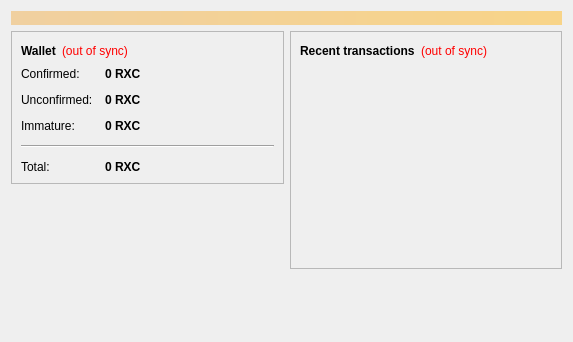
<?xml version="1.0" encoding="UTF-8"?>
<ui version="4.0">
 <class>OverviewPage</class>
 <widget class="QWidget" name="OverviewPage">
  <property name="geometry">
   <rect>
    <x>0</x>
    <y>0</y>
    <width>573</width>
    <height>342</height>
   </rect>
  </property>
  <property name="windowTitle">
   <string>Form</string>
  </property>
  <layout class="QVBoxLayout" name="topLayout">
   <item>
    <widget class="QLabel" name="labelAlerts">
     <property name="visible">
      <bool>false</bool>
     </property>
     <property name="styleSheet">
      <string notr="true">background-color: qlineargradient(x1: 0, y1: 0, x2: 1, y2: 0, stop:0 #F0D0A0, stop:1 #F8D488); color:#000000;</string>
     </property>
     <property name="wordWrap">
      <bool>true</bool>
     </property>
     <property name="margin">
      <number>3</number>
     </property>
    </widget>
   </item>
   <item>
    <layout class="QHBoxLayout" name="horizontalLayout" stretch="1,1">
     <item>
      <layout class="QVBoxLayout" name="verticalLayout_2">
       <item>
        <widget class="QFrame" name="frame">
         <property name="frameShape">
          <enum>QFrame::StyledPanel</enum>
         </property>
         <property name="frameShadow">
          <enum>QFrame::Raised</enum>
         </property>
         <layout class="QVBoxLayout" name="verticalLayout_4">
          <item>
           <layout class="QHBoxLayout" name="horizontalLayout_4">
            <item>
             <widget class="QLabel" name="label_5">
              <property name="font">
               <font>
                <weight>75</weight>
                <bold>true</bold>
               </font>
              </property>
              <property name="text">
               <string>Wallet</string>
              </property>
             </widget>
            </item>
            <item>
             <widget class="QLabel" name="labelWalletStatus">
              <property name="toolTip">
               <string>The displayed information may be out of date. Your wallet automatically synchronizes with the RoxoCoin network after a connection is established, but this process has not completed yet.</string>
              </property>
              <property name="styleSheet">
               <string notr="true">QLabel { color: red; }</string>
              </property>
              <property name="text">
               <string notr="true">(out of sync)</string>
              </property>
              <property name="alignment">
               <set>Qt::AlignLeading|Qt::AlignLeft|Qt::AlignVCenter</set>
              </property>
             </widget>
            </item>
            <item>
             <spacer name="horizontalSpacer_2">
              <property name="orientation">
               <enum>Qt::Horizontal</enum>
              </property>
              <property name="sizeHint" stdset="0">
               <size>
                <width>40</width>
                <height>20</height>
               </size>
              </property>
             </spacer>
            </item>
           </layout>
          </item>
          <item>
           <layout class="QFormLayout" name="formLayout_2">
            <property name="fieldGrowthPolicy">
             <enum>QFormLayout::AllNonFixedFieldsGrow</enum>
            </property>
            <property name="horizontalSpacing">
             <number>12</number>
            </property>
            <property name="verticalSpacing">
             <number>12</number>
            </property>
            <item row="0" column="0">
             <widget class="QLabel" name="label">
              <property name="text">
               <string>Confirmed:</string>
              </property>
             </widget>
            </item>
            <item row="0" column="1">
             <widget class="QLabel" name="labelBalance">
              <property name="font">
               <font>
                <weight>75</weight>
                <bold>true</bold>
               </font>
              </property>
              <property name="cursor">
               <cursorShape>IBeamCursor</cursorShape>
              </property>
              <property name="toolTip">
               <string>Your current spendable balance</string>
              </property>
              <property name="text">
               <string notr="true">0 RXC</string>
              </property>
              <property name="textInteractionFlags">
               <set>Qt::LinksAccessibleByMouse|Qt::TextSelectableByKeyboard|Qt::TextSelectableByMouse</set>
              </property>
             </widget>
            </item>
            <item row="1" column="0">
             <widget class="QLabel" name="label_3">
              <property name="text">
               <string>Unconfirmed:</string>
              </property>
             </widget>
            </item>
            <item row="1" column="1">
             <widget class="QLabel" name="labelUnconfirmed">
              <property name="font">
               <font>
                <weight>75</weight>
                <bold>true</bold>
               </font>
              </property>
              <property name="cursor">
               <cursorShape>IBeamCursor</cursorShape>
              </property>
              <property name="toolTip">
               <string>Total of transactions that have yet to be confirmed, and do not yet count toward the spendable balance</string>
              </property>
              <property name="text">
               <string notr="true">0 RXC</string>
              </property>
              <property name="textInteractionFlags">
               <set>Qt::LinksAccessibleByMouse|Qt::TextSelectableByKeyboard|Qt::TextSelectableByMouse</set>
              </property>
             </widget>
            </item>
            <item row="2" column="0">
             <widget class="QLabel" name="labelImmatureText">
              <property name="text">
               <string>Immature:</string>
              </property>
             </widget>
            </item>
            <item row="2" column="1">
             <widget class="QLabel" name="labelImmature">
              <property name="font">
               <font>
                <weight>75</weight>
                <bold>true</bold>
               </font>
              </property>
              <property name="toolTip">
               <string>Mined balance that has not yet matured</string>
              </property>
              <property name="text">
               <string notr="true">0 RXC</string>
              </property>
              <property name="textInteractionFlags">
               <set>Qt::LinksAccessibleByMouse|Qt::TextSelectableByKeyboard|Qt::TextSelectableByMouse</set>
              </property>
             </widget>
            </item>
            <item row="4" column="0">
             <widget class="QLabel" name="labelTotalText">
              <property name="text">
               <string>Total:</string>
              </property>
             </widget>
            </item>
            <item row="4" column="1">
             <widget class="QLabel" name="labelTotal">
              <property name="font">
               <font>
                <weight>75</weight>
                <bold>true</bold>
               </font>
              </property>
              <property name="cursor">
               <cursorShape>IBeamCursor</cursorShape>
              </property>
              <property name="toolTip">
               <string>Your current total balance</string>
              </property>
              <property name="text">
               <string notr="true">0 RXC</string>
              </property>
              <property name="textInteractionFlags">
               <set>Qt::LinksAccessibleByMouse|Qt::TextSelectableByKeyboard|Qt::TextSelectableByMouse</set>
              </property>
             </widget>
            </item>
            <item row="3" column="0" colspan="2">
             <widget class="Line" name="line">
              <property name="orientation">
               <enum>Qt::Horizontal</enum>
              </property>
             </widget>
            </item>
           </layout>
          </item>
         </layout>
        </widget>
       </item>
       <item>
        <spacer name="verticalSpacer">
         <property name="orientation">
          <enum>Qt::Vertical</enum>
         </property>
         <property name="sizeHint" stdset="0">
          <size>
           <width>20</width>
           <height>40</height>
          </size>
         </property>
        </spacer>
       </item>
      </layout>
     </item>
     <item>
      <layout class="QVBoxLayout" name="verticalLayout_3">
       <item>
        <widget class="QFrame" name="frame_2">
         <property name="frameShape">
          <enum>QFrame::StyledPanel</enum>
         </property>
         <property name="frameShadow">
          <enum>QFrame::Raised</enum>
         </property>
         <layout class="QVBoxLayout" name="verticalLayout">
          <item>
           <layout class="QHBoxLayout" name="horizontalLayout_2">
            <item>
             <widget class="QLabel" name="label_4">
              <property name="text">
               <string>&lt;b&gt;Recent transactions&lt;/b&gt;</string>
              </property>
             </widget>
            </item>
            <item>
             <widget class="QLabel" name="labelTransactionsStatus">
              <property name="toolTip">
               <string>The displayed information may be out of date. Your wallet automatically synchronizes with the RoxoCoin network after a connection is established, but this process has not completed yet.</string>
              </property>
              <property name="styleSheet">
               <string notr="true">QLabel { color: red; }</string>
              </property>
              <property name="text">
               <string notr="true">(out of sync)</string>
              </property>
              <property name="alignment">
               <set>Qt::AlignRight|Qt::AlignTrailing|Qt::AlignVCenter</set>
              </property>
             </widget>
            </item>
            <item>
             <spacer name="horizontalSpacer">
              <property name="orientation">
               <enum>Qt::Horizontal</enum>
              </property>
              <property name="sizeHint" stdset="0">
               <size>
                <width>40</width>
                <height>20</height>
               </size>
              </property>
             </spacer>
            </item>
           </layout>
          </item>
          <item>
           <widget class="QListView" name="listTransactions">
            <property name="styleSheet">
             <string notr="true">QListView { background: transparent; }</string>
            </property>
            <property name="frameShape">
             <enum>QFrame::NoFrame</enum>
            </property>
            <property name="verticalScrollBarPolicy">
             <enum>Qt::ScrollBarAlwaysOff</enum>
            </property>
            <property name="horizontalScrollBarPolicy">
             <enum>Qt::ScrollBarAlwaysOff</enum>
            </property>
            <property name="selectionMode">
             <enum>QAbstractItemView::NoSelection</enum>
            </property>
           </widget>
          </item>
         </layout>
        </widget>
       </item>
       <item>
        <spacer name="verticalSpacer_2">
         <property name="orientation">
          <enum>Qt::Vertical</enum>
         </property>
         <property name="sizeHint" stdset="0">
          <size>
           <width>20</width>
           <height>40</height>
          </size>
         </property>
        </spacer>
       </item>
      </layout>
     </item>
    </layout>
   </item>
  </layout>
 </widget>
 <resources/>
 <connections/>
</ui>
